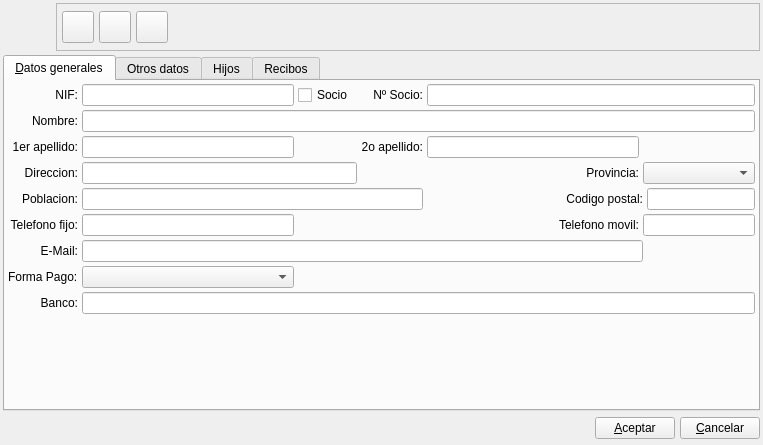
<?xml version="1.0" encoding="UTF-8"?>
<ui version="4.0">
 <author>Alvaro de Miguel</author>
 <class>TutorBase</class>
 <widget class="QWidget" name="TutorBase">
  <property name="geometry">
   <rect>
    <x>0</x>
    <y>0</y>
    <width>763</width>
    <height>445</height>
   </rect>
  </property>
  <property name="minimumSize">
   <size>
    <width>500</width>
    <height>150</height>
   </size>
  </property>
  <property name="windowTitle">
   <string>Nuevo Padre/Socio</string>
  </property>
  <property name="windowIcon">
   <iconset resource="../pluginbf_profesor/gestionaula.qrc">
    <normaloff>:/ImgGestionAula/icons/tutor-new.png</normaloff>:/ImgGestionAula/icons/tutor-new.png</iconset>
  </property>
  <layout class="QGridLayout" name="gridLayout_5">
   <item row="0" column="0">
    <layout class="QHBoxLayout">
     <property name="spacing">
      <number>5</number>
     </property>
     <property name="margin">
      <number>0</number>
     </property>
     <item>
      <widget class="QLabel" name="label">
       <property name="minimumSize">
        <size>
         <width>48</width>
         <height>48</height>
        </size>
       </property>
       <property name="maximumSize">
        <size>
         <width>48</width>
         <height>48</height>
        </size>
       </property>
       <property name="text">
        <string/>
       </property>
       <property name="pixmap">
        <pixmap resource="../pluginbf_profesor/gestionaula.qrc">:/ImgGestionAula/icons/tutor-new.png</pixmap>
       </property>
       <property name="scaledContents">
        <bool>true</bool>
       </property>
      </widget>
     </item>
     <item>
      <widget class="QFrame" name="frame">
       <property name="frameShape">
        <enum>QFrame::StyledPanel</enum>
       </property>
       <property name="frameShadow">
        <enum>QFrame::Raised</enum>
       </property>
       <layout class="QHBoxLayout">
        <property name="spacing">
         <number>5</number>
        </property>
        <property name="margin">
         <number>5</number>
        </property>
        <item>
         <widget class="QToolButton" name="mui_guardar">
          <property name="minimumSize">
           <size>
            <width>32</width>
            <height>32</height>
           </size>
          </property>
          <property name="maximumSize">
           <size>
            <width>32</width>
            <height>32</height>
           </size>
          </property>
          <property name="focusPolicy">
           <enum>Qt::NoFocus</enum>
          </property>
          <property name="toolTip">
           <string>Guardar cobro</string>
          </property>
          <property name="whatsThis">
           <string>Guardar cobro</string>
          </property>
          <property name="text">
           <string/>
          </property>
          <property name="icon">
           <iconset resource="../../../bulmages.qrc">
            <normaloff>:/Images/edit-save.png</normaloff>:/Images/edit-save.png</iconset>
          </property>
          <property name="iconSize">
           <size>
            <width>32</width>
            <height>32</height>
           </size>
          </property>
          <property name="shortcut">
           <string>Ctrl+S</string>
          </property>
         </widget>
        </item>
        <item>
         <widget class="QToolButton" name="mui_borrar">
          <property name="minimumSize">
           <size>
            <width>32</width>
            <height>32</height>
           </size>
          </property>
          <property name="maximumSize">
           <size>
            <width>32</width>
            <height>32</height>
           </size>
          </property>
          <property name="focusPolicy">
           <enum>Qt::NoFocus</enum>
          </property>
          <property name="toolTip">
           <string>Borrar cobro</string>
          </property>
          <property name="whatsThis">
           <string>Borrar cobro</string>
          </property>
          <property name="text">
           <string/>
          </property>
          <property name="icon">
           <iconset resource="../../../bulmages.qrc">
            <normaloff>:/Images/edit-delete.png</normaloff>:/Images/edit-delete.png</iconset>
          </property>
          <property name="iconSize">
           <size>
            <width>32</width>
            <height>32</height>
           </size>
          </property>
          <property name="shortcut">
           <string>Ctrl+D</string>
          </property>
         </widget>
        </item>
        <item>
         <widget class="QToolButton" name="mui_imprimir">
          <property name="minimumSize">
           <size>
            <width>32</width>
            <height>32</height>
           </size>
          </property>
          <property name="maximumSize">
           <size>
            <width>32</width>
            <height>32</height>
           </size>
          </property>
          <property name="focusPolicy">
           <enum>Qt::NoFocus</enum>
          </property>
          <property name="toolTip">
           <string>Borrar cobro</string>
          </property>
          <property name="whatsThis">
           <string>Borrar cobro</string>
          </property>
          <property name="text">
           <string/>
          </property>
          <property name="icon">
           <iconset resource="../../../bulmages.qrc">
            <normaloff>:/Images/document-print.png</normaloff>:/Images/document-print.png</iconset>
          </property>
          <property name="iconSize">
           <size>
            <width>32</width>
            <height>32</height>
           </size>
          </property>
          <property name="shortcut">
           <string>Ctrl+I</string>
          </property>
         </widget>
        </item>
        <item>
         <spacer>
          <property name="orientation">
           <enum>Qt::Horizontal</enum>
          </property>
          <property name="sizeType">
           <enum>QSizePolicy::Expanding</enum>
          </property>
          <property name="sizeHint" stdset="0">
           <size>
            <width>41</width>
            <height>34</height>
           </size>
          </property>
         </spacer>
        </item>
       </layout>
      </widget>
     </item>
    </layout>
   </item>
   <item row="2" column="0">
    <layout class="QHBoxLayout">
     <property name="spacing">
      <number>5</number>
     </property>
     <property name="margin">
      <number>0</number>
     </property>
     <item>
      <spacer>
       <property name="orientation">
        <enum>Qt::Horizontal</enum>
       </property>
       <property name="sizeType">
        <enum>QSizePolicy::Expanding</enum>
       </property>
       <property name="sizeHint" stdset="0">
        <size>
         <width>201</width>
         <height>27</height>
        </size>
       </property>
      </spacer>
     </item>
     <item>
      <widget class="QPushButton" name="mui_aceptar">
       <property name="text">
        <string>&amp;Aceptar</string>
       </property>
      </widget>
     </item>
     <item>
      <widget class="QPushButton" name="mui_cancelar">
       <property name="text">
        <string>&amp;Cancelar</string>
       </property>
      </widget>
     </item>
    </layout>
   </item>
   <item row="1" column="0">
    <widget class="QTabWidget" name="mui_tab">
     <property name="enabled">
      <bool>true</bool>
     </property>
     <property name="currentIndex">
      <number>0</number>
     </property>
     <widget class="QWidget" name="Tab1">
      <attribute name="title">
       <string>&amp;Datos generales</string>
      </attribute>
      <layout class="QGridLayout" name="gridLayout_2">
       <item row="0" column="0" colspan="2">
        <widget class="QLabel" name="textLabel2_5">
         <property name="text">
          <string>NIF:</string>
         </property>
         <property name="alignment">
          <set>Qt::AlignRight|Qt::AlignTrailing|Qt::AlignVCenter</set>
         </property>
         <property name="buddy">
          <cstring>mui_cifcliente</cstring>
         </property>
        </widget>
       </item>
       <item row="0" column="2">
        <widget class="QLineEdit" name="mui_cifcliente">
         <property name="maxLength">
          <number>200</number>
         </property>
        </widget>
       </item>
       <item row="0" column="3">
        <widget class="QCheckBox" name="mui_sociocliente">
         <property name="text">
          <string>Socio</string>
         </property>
        </widget>
       </item>
       <item row="0" column="4" colspan="2">
        <widget class="QLabel" name="label_2">
         <property name="text">
          <string>Nº Socio:</string>
         </property>
         <property name="alignment">
          <set>Qt::AlignRight|Qt::AlignTrailing|Qt::AlignVCenter</set>
         </property>
         <property name="buddy">
          <cstring>mui_numsociocliente</cstring>
         </property>
        </widget>
       </item>
       <item row="0" column="6" colspan="3">
        <widget class="QLineEdit" name="mui_numsociocliente"/>
       </item>
       <item row="1" column="0" colspan="2">
        <widget class="QLabel" name="textLabel2_2">
         <property name="text">
          <string>Nombre:</string>
         </property>
         <property name="alignment">
          <set>Qt::AlignRight|Qt::AlignTrailing|Qt::AlignVCenter</set>
         </property>
         <property name="buddy">
          <cstring>mui_nomcliente</cstring>
         </property>
        </widget>
       </item>
       <item row="1" column="2" colspan="7">
        <widget class="QLineEdit" name="mui_nomcliente">
         <property name="sizePolicy">
          <sizepolicy hsizetype="Expanding" vsizetype="Preferred">
           <horstretch>0</horstretch>
           <verstretch>0</verstretch>
          </sizepolicy>
         </property>
        </widget>
       </item>
       <item row="3" column="0" colspan="2">
        <widget class="QLabel" name="textLabel2_6">
         <property name="text">
          <string>Direccion:</string>
         </property>
         <property name="alignment">
          <set>Qt::AlignRight|Qt::AlignTrailing|Qt::AlignVCenter</set>
         </property>
         <property name="buddy">
          <cstring>mui_dircliente</cstring>
         </property>
        </widget>
       </item>
       <item row="3" column="2" colspan="3">
        <widget class="QLineEdit" name="mui_dircliente">
         <property name="maxLength">
          <number>100</number>
         </property>
        </widget>
       </item>
       <item row="3" column="5" colspan="2">
        <widget class="QLabel" name="textLabel2_9_2">
         <property name="text">
          <string>Provincia:</string>
         </property>
         <property name="alignment">
          <set>Qt::AlignRight|Qt::AlignTrailing|Qt::AlignVCenter</set>
         </property>
         <property name="buddy">
          <cstring>mui_idprovincia</cstring>
         </property>
        </widget>
       </item>
       <item row="3" column="7" colspan="2">
        <widget class="BlComboBox" name="mui_idprovincia"/>
       </item>
       <item row="4" column="0" colspan="2">
        <widget class="QLabel" name="textLabel2_9">
         <property name="text">
          <string>Poblacion:</string>
         </property>
         <property name="alignment">
          <set>Qt::AlignRight|Qt::AlignTrailing|Qt::AlignVCenter</set>
         </property>
         <property name="buddy">
          <cstring>mui_poblcliente</cstring>
         </property>
        </widget>
       </item>
       <item row="4" column="8">
        <widget class="QLineEdit" name="mui_cpcliente">
         <property name="sizePolicy">
          <sizepolicy hsizetype="Fixed" vsizetype="Fixed">
           <horstretch>0</horstretch>
           <verstretch>0</verstretch>
          </sizepolicy>
         </property>
         <property name="maxLength">
          <number>10</number>
         </property>
        </widget>
       </item>
       <item row="5" column="0" colspan="2">
        <widget class="QLabel" name="textLabel2_8">
         <property name="text">
          <string>Telefono fijo:</string>
         </property>
         <property name="alignment">
          <set>Qt::AlignRight|Qt::AlignTrailing|Qt::AlignVCenter</set>
         </property>
         <property name="buddy">
          <cstring>mui_telcliente</cstring>
         </property>
        </widget>
       </item>
       <item row="5" column="2">
        <widget class="QLineEdit" name="mui_telcliente">
         <property name="maxLength">
          <number>20</number>
         </property>
        </widget>
       </item>
       <item row="5" column="3" colspan="4">
        <widget class="QLabel" name="textLabel2_8_5">
         <property name="text">
          <string>Telefono movil:</string>
         </property>
         <property name="alignment">
          <set>Qt::AlignRight|Qt::AlignTrailing|Qt::AlignVCenter</set>
         </property>
         <property name="buddy">
          <cstring>mui_movilcliente</cstring>
         </property>
        </widget>
       </item>
       <item row="5" column="7" colspan="2">
        <widget class="QLineEdit" name="mui_movilcliente">
         <property name="maxLength">
          <number>20</number>
         </property>
        </widget>
       </item>
       <item row="6" column="0" rowspan="2" colspan="2">
        <widget class="QLabel" name="textLabel2_8_3">
         <property name="text">
          <string>E-Mail:</string>
         </property>
         <property name="alignment">
          <set>Qt::AlignRight|Qt::AlignTrailing|Qt::AlignVCenter</set>
         </property>
         <property name="buddy">
          <cstring>mui_mailcliente</cstring>
         </property>
        </widget>
       </item>
       <item row="6" column="2" rowspan="2" colspan="6">
        <widget class="QLineEdit" name="mui_mailcliente">
         <property name="maxLength">
          <number>100</number>
         </property>
        </widget>
       </item>
       <item row="9" column="2" colspan="7">
        <widget class="BlBankEdit" name="mui_bancocliente">
         <property name="sizePolicy">
          <sizepolicy hsizetype="Expanding" vsizetype="Fixed">
           <horstretch>0</horstretch>
           <verstretch>0</verstretch>
          </sizepolicy>
         </property>
        </widget>
       </item>
       <item row="10" column="3">
        <spacer name="verticalSpacer">
         <property name="orientation">
          <enum>Qt::Vertical</enum>
         </property>
         <property name="sizeHint" stdset="0">
          <size>
           <width>20</width>
           <height>12</height>
          </size>
         </property>
        </spacer>
       </item>
       <item row="8" column="2">
        <widget class="BfBuscarFormaPago" name="mui_idforma_pago"/>
       </item>
       <item row="9" column="0" colspan="2">
        <widget class="QLabel" name="textLabel2_4_3">
         <property name="text">
          <string>Banco:</string>
         </property>
         <property name="alignment">
          <set>Qt::AlignRight|Qt::AlignTrailing|Qt::AlignVCenter</set>
         </property>
         <property name="buddy">
          <cstring>mui_bancocliente</cstring>
         </property>
        </widget>
       </item>
       <item row="2" column="0" colspan="2">
        <widget class="QLabel" name="label_4">
         <property name="text">
          <string>1er apellido:</string>
         </property>
         <property name="alignment">
          <set>Qt::AlignRight|Qt::AlignTrailing|Qt::AlignVCenter</set>
         </property>
         <property name="buddy">
          <cstring>mui_apellido1cliente</cstring>
         </property>
        </widget>
       </item>
       <item row="2" column="2">
        <widget class="QLineEdit" name="mui_apellido1cliente"/>
       </item>
       <item row="2" column="6">
        <widget class="QLineEdit" name="mui_apellido2cliente"/>
       </item>
       <item row="2" column="5">
        <widget class="QLabel" name="label_5">
         <property name="text">
          <string>2o apellido:</string>
         </property>
         <property name="alignment">
          <set>Qt::AlignRight|Qt::AlignTrailing|Qt::AlignVCenter</set>
         </property>
         <property name="buddy">
          <cstring>mui_apellido2cliente</cstring>
         </property>
        </widget>
       </item>
       <item row="8" column="0" colspan="2">
        <widget class="QLabel" name="label_3">
         <property name="text">
          <string>Forma Pago:</string>
         </property>
        </widget>
       </item>
       <item row="4" column="6" colspan="2">
        <widget class="QLabel" name="textLabel2_7">
         <property name="sizePolicy">
          <sizepolicy hsizetype="Preferred" vsizetype="Preferred">
           <horstretch>0</horstretch>
           <verstretch>0</verstretch>
          </sizepolicy>
         </property>
         <property name="text">
          <string>Codigo postal:</string>
         </property>
         <property name="alignment">
          <set>Qt::AlignRight|Qt::AlignTrailing|Qt::AlignVCenter</set>
         </property>
         <property name="buddy">
          <cstring>mui_cpcliente</cstring>
         </property>
        </widget>
       </item>
       <item row="4" column="2" colspan="4">
        <widget class="QLineEdit" name="mui_poblcliente">
         <property name="maxLength">
          <number>40</number>
         </property>
        </widget>
       </item>
      </layout>
     </widget>
     <widget class="QWidget" name="tabOtros">
      <attribute name="title">
       <string>Otros datos</string>
      </attribute>
      <layout class="QGridLayout" name="gridLayout">
       <item row="0" column="0" colspan="2">
        <widget class="QLabel" name="textLabel2_4_2_2">
         <property name="text">
          <string>Comentarios:</string>
         </property>
         <property name="buddy">
          <cstring>mui_comentcliente</cstring>
         </property>
        </widget>
       </item>
       <item row="1" column="0" colspan="3">
        <widget class="QTextEdit" name="mui_comentcliente">
         <property name="sizePolicy">
          <sizepolicy hsizetype="Expanding" vsizetype="Expanding">
           <horstretch>0</horstretch>
           <verstretch>0</verstretch>
          </sizepolicy>
         </property>
         <property name="tabChangesFocus">
          <bool>true</bool>
         </property>
        </widget>
       </item>
      </layout>
     </widget>
     <widget class="QWidget" name="tab">
      <attribute name="title">
       <string>Hijos</string>
      </attribute>
      <layout class="QGridLayout" name="gridLayout_3">
       <item row="0" column="0">
        <widget class="ListAlumnosTutorView" name="mui_alumnosList"/>
       </item>
      </layout>
     </widget>
     <widget class="QWidget" name="tab_3">
      <attribute name="title">
       <string>Recibos</string>
      </attribute>
      <layout class="QGridLayout" name="gridLayout_4">
       <item row="0" column="0">
        <widget class="BfSubForm" name="mui_listrecibos"/>
       </item>
      </layout>
     </widget>
    </widget>
   </item>
  </layout>
 </widget>
 <layoutdefault spacing="4" margin="3"/>
 <customwidgets>
  <customwidget>
   <class>BlBankEdit</class>
   <extends>QLineEdit</extends>
   <header>blbankedit.h</header>
  </customwidget>
  <customwidget>
   <class>BlComboBox</class>
   <extends>QComboBox</extends>
   <header>blcombobox.h</header>
  </customwidget>
  <customwidget>
   <class>ListAlumnosTutorView</class>
   <extends>QTableWidget</extends>
   <header>tutorview.h</header>
  </customwidget>
  <customwidget>
   <class>BfBuscarFormaPago</class>
   <extends>QComboBox</extends>
   <header>bfbuscarformapago.h</header>
  </customwidget>
  <customwidget>
   <class>BfSubForm</class>
   <extends>QTableWidget</extends>
   <header>bfsubform.h</header>
  </customwidget>
 </customwidgets>
 <tabstops>
  <tabstop>mui_tab</tabstop>
  <tabstop>mui_cifcliente</tabstop>
  <tabstop>mui_sociocliente</tabstop>
  <tabstop>mui_numsociocliente</tabstop>
  <tabstop>mui_nomcliente</tabstop>
  <tabstop>mui_apellido1cliente</tabstop>
  <tabstop>mui_apellido2cliente</tabstop>
  <tabstop>mui_dircliente</tabstop>
  <tabstop>mui_idprovincia</tabstop>
  <tabstop>mui_poblcliente</tabstop>
  <tabstop>mui_cpcliente</tabstop>
  <tabstop>mui_telcliente</tabstop>
  <tabstop>mui_movilcliente</tabstop>
  <tabstop>mui_mailcliente</tabstop>
  <tabstop>mui_idforma_pago</tabstop>
  <tabstop>mui_bancocliente</tabstop>
  <tabstop>mui_aceptar</tabstop>
  <tabstop>mui_cancelar</tabstop>
  <tabstop>mui_comentcliente</tabstop>
  <tabstop>mui_alumnosList</tabstop>
  <tabstop>mui_listrecibos</tabstop>
 </tabstops>
 <resources>
  <include location="../../../bulmages.qrc"/>
  <include location="../pluginbf_profesor/gestionaula.qrc"/>
 </resources>
 <connections>
  <connection>
   <sender>mui_sociocliente</sender>
   <signal>toggled(bool)</signal>
   <receiver>mui_numsociocliente</receiver>
   <slot>setEnabled(bool)</slot>
   <hints>
    <hint type="sourcelabel">
     <x>444</x>
     <y>112</y>
    </hint>
    <hint type="destinationlabel">
     <x>595</x>
     <y>128</y>
    </hint>
   </hints>
  </connection>
 </connections>
</ui>
